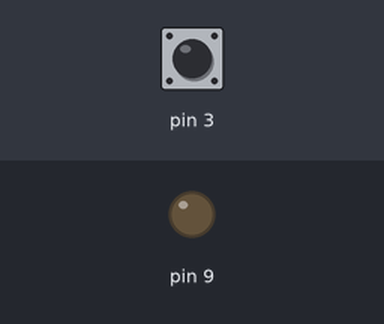
Recording of a sketch running on a simulated Arduino Uno, built with avr-gcc and run on an emulated ATmega328P. Shown: output pins drawn as LEDs (lit = HIGH). The inputs (shaded band) are chosen by the test bench; at power-on: pin 3 LOW. What the sketch prints to the serial monitor is not drawn.

Above: at 0.1 s.
At 5.2 s:
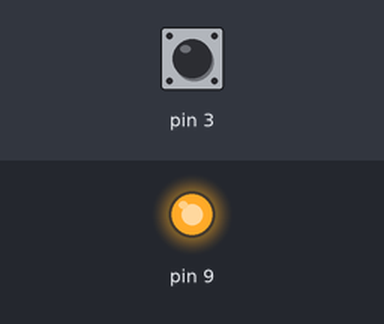
5.3 s: pin 3 pulsed HIGH 2 times (0.12 s each, 0.3 s apart)
Timing chart, 0 to 8.3 s (numbered marks = the images above; inputs shaded):
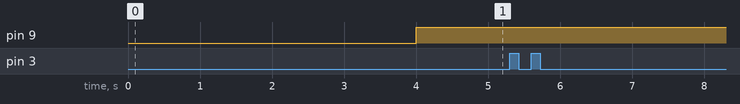

The sketch:

ULTRASONIDO_TRAIN.ino
```cpp
uint32_t tmp=0,t0=0,tf=0;
uint8_t tmp1=0,tmp2=0,tmp3=0,tmp4=0;
long int timer0,timer1,timerf;
///////////////////////////////////////CÓDIGO PARA ULTRASONIDO, ENVÍA DELTA DE TIEMPO Y SI HAY SPK O NO
void setup(){
  Serial.begin(2000000);
  pinMode(9, OUTPUT); /*activación del pin 9 como salida: para el pulso ultrasónico*/
  pinMode(3, INPUT); /*activación del pin 8 como entrada: tiempo del rebote del ultrasonido*/
 /*activación del pin 9 como salida: para el pulso ultrasónico*/
  delay(4000);
  timer0=millis();
}

void loop(){

  digitalWrite(9,LOW); /* Por cuestión de estabilización del sensor*/
  delayMicroseconds(5);
  digitalWrite(9, HIGH); /* envío del pulso ultrasónico*/
  delayMicroseconds(10);
  tmp=pulseIn(3, HIGH); /* Función para medir la longitud del pulso entrante. Mide el tiempo que transcurrido entre el envío
  del pulso ultrasónico y cuando el sensor recibe el rebote, es decir: desde que el pin 12 empieza a recibir el rebote, HIGH, hasta que
  deja de hacerlo, LOW, la longitud del pulso entrante*/
  tmp1=(tmp>>24)&0xff;
  tmp2=(tmp>>16)&0xff;
  tmp3=(tmp>>8)&0xff;
  tmp4=tmp&0xff;
  Serial.write(tmp1);
  Serial.write(tmp2);
  Serial.write(tmp3);
  Serial.write(tmp4);//350 micros aprox
   delay(14);
  timer1=millis();
  timerf=timer1-timer0;

  if(timerf>20000){
     Serial.write(0xff);
    Serial.write(0xff);
    Serial.write(0xff);
    Serial.write(0xff);
    while(1){
      }
    }

}
```
